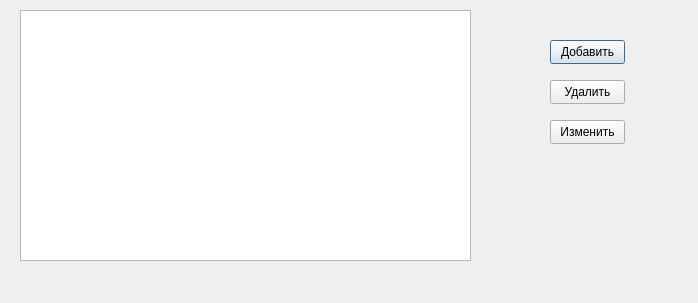
<?xml version="1.0" encoding="UTF-8"?>
<ui version="4.0">
 <class>DlgAsph</class>
 <widget class="QDialog" name="DlgAsph">
  <property name="geometry">
   <rect>
    <x>0</x>
    <y>0</y>
    <width>698</width>
    <height>303</height>
   </rect>
  </property>
  <property name="windowTitle">
   <string>Dialog</string>
  </property>
  <widget class="QPushButton" name="btnAddAsph">
   <property name="geometry">
    <rect>
     <x>550</x>
     <y>40</y>
     <width>75</width>
     <height>24</height>
    </rect>
   </property>
   <property name="text">
    <string>Добавить</string>
   </property>
  </widget>
  <widget class="QPushButton" name="btnDelAsph">
   <property name="geometry">
    <rect>
     <x>550</x>
     <y>80</y>
     <width>75</width>
     <height>24</height>
    </rect>
   </property>
   <property name="text">
    <string>Удалить</string>
   </property>
  </widget>
  <widget class="QPushButton" name="btnCngAsph">
   <property name="geometry">
    <rect>
     <x>550</x>
     <y>120</y>
     <width>75</width>
     <height>24</height>
    </rect>
   </property>
   <property name="text">
    <string>Изменить</string>
   </property>
  </widget>
  <widget class="QTableView" name="tbAsph">
   <property name="geometry">
    <rect>
     <x>20</x>
     <y>10</y>
     <width>451</width>
     <height>251</height>
    </rect>
   </property>
  </widget>
 </widget>
 <resources/>
 <connections/>
</ui>
